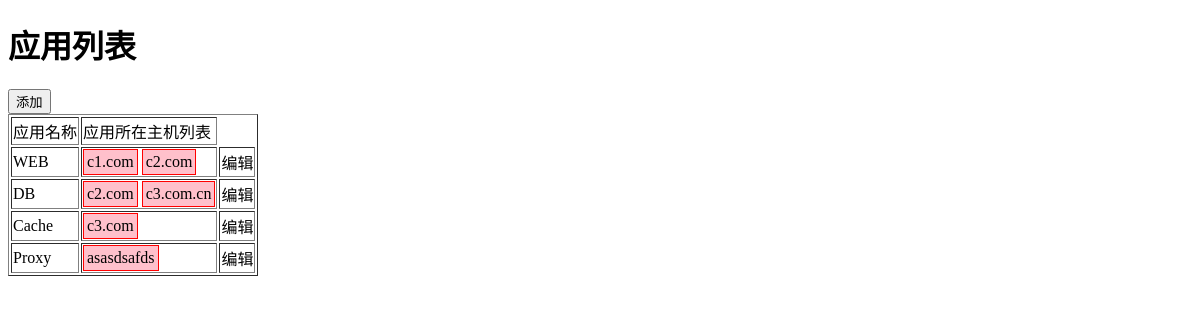
The app's page /app, older data.
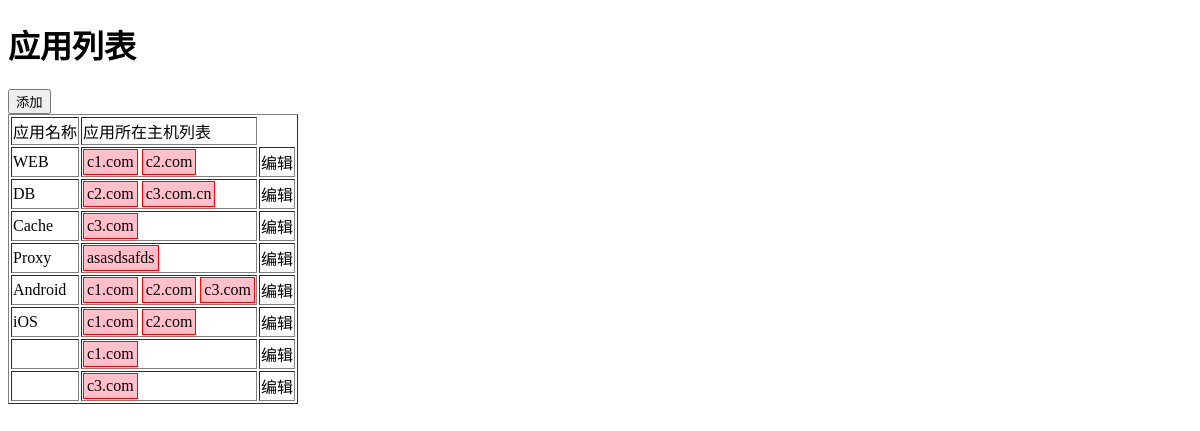
The same page, newer data.
### app01/models.py (models this page shows)
class Application(models.Model):
    name = models.CharField(max_length=32)
    relation = models.ManyToManyField('Host')

class Host(models.Model):
    nid = models.AutoField(primary_key=True)
    hostname = models.CharField(max_length=32, db_index=True)
    ip = models.GenericIPAddressField(protocol='both', db_index=True)
    port = models.IntegerField()
    business = models.ForeignKey(to='Business', to_field='id')

### app01/views.py (the view, shortened to what this page needs)
# urls.py: url(r'^app$', views.app),
def app(request):
    if request.method == 'GET':
        appList = models.Application.objects.all()
        hosts = models.Host.objects.all()
        return render(request, 'app.html', {'appList': appList, 'hosts': hosts})

### templates/app.html (shortened to what this page needs)
<!DOCTYPE html>
<html lang="en">
<head>
    <link rel="stylesheet" type="text/css" href="/static/css/shadow.css"/>
</head>
<body>
    <h1>应用列表</h1>
    <input id="add-app" type="button" value="添加">
    <table border="1">
        <thead>
            <tr>
                <td>应用名称</td>
                <td>应用所在主机列表</td>
            </tr>
        </thead>
        <tbody>
            {% for app in appList %}
                <tr>
                    <td appid="{{ app.id }}">{{ app.name }}</td>
                    <td>
                        {% for host in app.relation.all %}
                            <span class="host-tag" hid="{{host.nid}}">{{ host.hostname }} </span>
                        {% endfor %}
                    </td>
                    <td>
                        <a class="edit">编辑</a>
                    </td>
                </tr>
            {% endfor %}
        </tbody>
    </table>
</body>
</html>

Row changes from the older to the newer data that the page shows:
added Application: name "Android", Host (hostname "c1.com"), Host (hostname "c2.com"), Host (hostname "c3.com")
added Application: name "iOS", Host (hostname "c1.com"), Host (hostname "c2.com")
added Application: Host (hostname "c1.com")
added Application: Host (hostname "c3.com")
